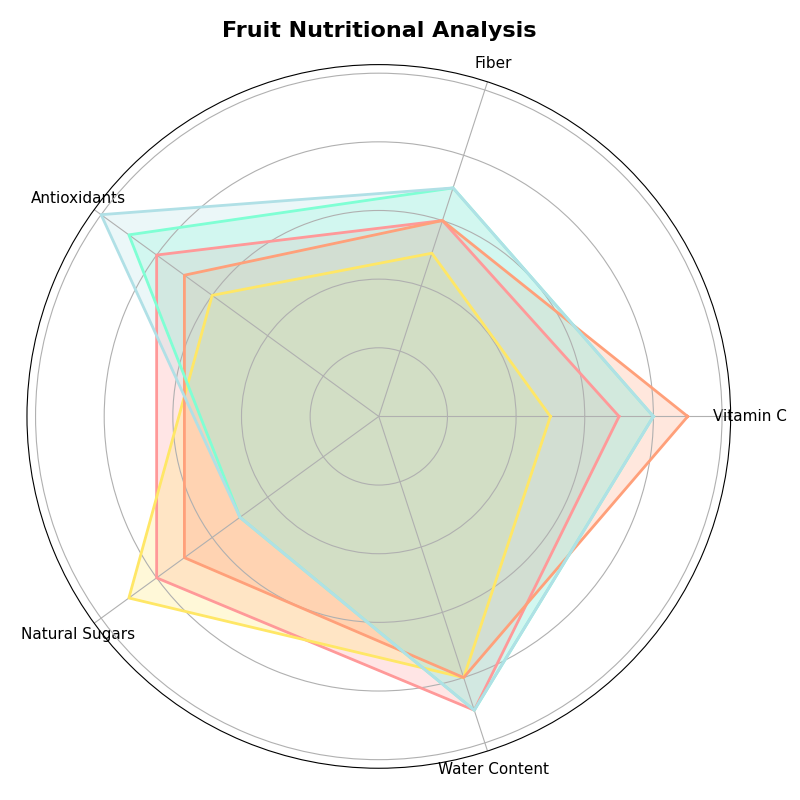

Recreate this plot in Python.
import numpy as np
import matplotlib.pyplot as plt

categories = ['Vitamin C', 'Fiber', 'Antioxidants', 'Natural Sugars', 'Water Content']
fruits = ['Apple', 'Banana', 'Orange', 'Strawberry', 'Blueberry']

data = {
    'Apple': [7, 6, 8, 8, 9],
    'Banana': [5, 5, 6, 9, 8],
    'Orange': [9, 6, 7, 7, 8],
    'Strawberry': [8, 7, 9, 5, 9],
    'Blueberry': [8, 7, 10, 5, 9]
}

num_vars = len(categories)

def create_radar_chart(ax, data, color):
    angles = np.linspace(0, 2 * np.pi, num_vars, endpoint=False).tolist()
    data += data[:1]
    angles += angles[:1]
    ax.fill(angles, data, color=color, alpha=0.25)
    ax.plot(angles, data, color=color, linewidth=2)
    ax.set_yticklabels([])
    ax.set_xticks(angles[:-1])
    ax.set_xticklabels(categories, fontsize=11)

fig, ax = plt.subplots(figsize=(8, 8), subplot_kw=dict(polar=True))

colors = ['#FF9999', '#FFE766', '#FFA07A', '#7FFFD4', '#B0E0E6']

for fruit, color in zip(fruits, colors):
    create_radar_chart(ax, data[fruit], color)

ax.set_title('Fruit Nutritional Analysis', size=16, weight='bold', pad=20)

plt.tight_layout()
plt.show()
